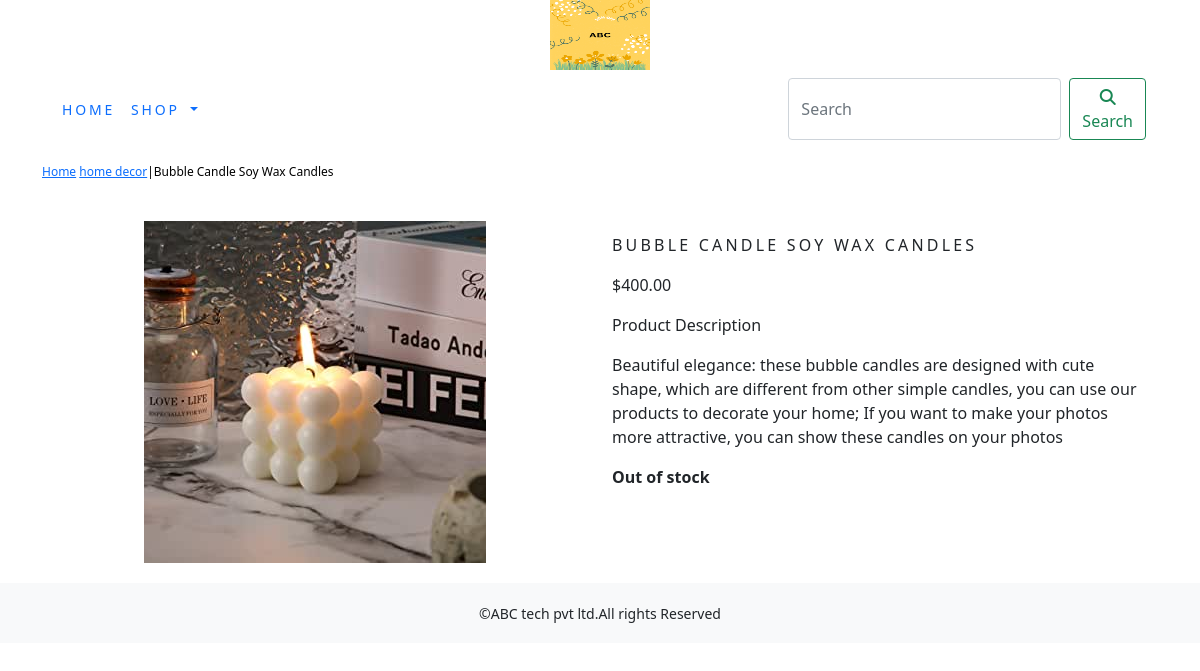
/shop/home-decor/bubble-candle-soy-wax-candles/, run on the app's committed database.
### shop/models.py (models this page shows, shortened)
class Product(models.Model):
    name=models.CharField(max_length=250,unique=True)
    slug=models.SlugField(max_length=250,unique=True)
    description=models.TextField(blank=True)
    price=models.DecimalField(max_digits=10,decimal_places=2)
    category=models.ForeignKey(Category,on_delete=models.CASCADE)
    image = models.ImageField(upload_to='product', blank=True)
    stock=models.IntegerField()
    available=models.BooleanField(default=True)
    created=models.DateTimeField(auto_now_add=True)
    updated=models.DateTimeField(auto_now=True)
    class Meta:
        ordering = ('name',)
        verbose_name = 'product'
        verbose_name_plural = 'products'

class Category(models.Model):
    name=models.CharField(max_length=250,unique=True)
    slug=models.SlugField(max_length=250,unique=True)
    description=models.TextField(blank=True)
    image=models.ImageField(upload_to='category',blank=True)
    class Meta:
        ordering=('name',)
        verbose_name='category'
        verbose_name_plural='categories'
    def get_url(self):
        return reverse('shop:products_by_category',args=[self.slug])
    def __str__(self):
        return  '{}' .format(self.name)

### shop/views.py (the view)
# urls.py: path('<slug:c_slug>/<slug:product_slug>/', views.proDetail, name='prodCatdetail')
def proDetail(request,c_slug,product_slug):
    try:
        product=Product.objects.get(category__slug=c_slug,slug=product_slug)
    except Exception as e:
        raise e
    return render(request,'product.html',{'product':product})

### cart/context_processors.py (called while the page is built)
def counter(request):
    item_count=0
    if 'admin' in request.path:
        return {}
    else:
        try:
            cart=Cart.objects.filter(cart_id=_cart_id(request))
            car_items=CartItem.objects.all().filter(cart=cart[:1])
            for cart_item in car_items:
                item_count += cart_item.quantity
        except Cart.DoesNotExist:
            item_count = 0
    return dict(item_count=item_count)

### cart/views.py (called while the page is built)
def  _cart_id(request):
    cart=request.session.session_key
    if not cart:
        cart=request.session.create()
    return cart

### shop/context_processors.py (called while the page is built)
def menu_links(request):
    links=Category.objects.all()
    return dict(links=links)

### template/product.html (shortened to what this page needs)
{% extends 'base.html' %}
{% load static %}
{% block content %}
<div class="row my_prod_row_class">
        <div class="mx_auto">
                <p><a href="{% url 'shop:allProdCat' %}">Home</a>
                    <a href={{product.category.get_url}}">{{product.category}}</a>|{{product.name}}</p>
        </div>
        <div class="container">
                <br>
                <div class="row">
                        <div class="col-12 col-sm-12 col-md-12 col-lg-6 text-center">
                                <div style="min-width:18rem">
                                        <img src="{{product.image.url}}" alt="{{product.name}}">
                                </div>
                        </div>
                        <div class="col-12 col-sm-12 col-md-12 col-lg-6">
                        <div>
                                <h1 class="my_prod_title">{{product.name}}</h1>
                                <p>${{product.price}}</p>
                                <p class="my_title">Product Description</p>
                                <p class="text-justify my_prod_text">{{product.description}}</p>
                                {% if product.stock <= 0 %}
                                <p class="text-justify my_prod_text"><b>Out of stock</b></p>
                                {% else %}
                                <a class="btn btn-secondary" href="{% url 'cart:add_cart' product.id %}">Add to cart</a>
                                {% endif %}
                        </div>
                </div>
                </div>
        </div>
</div>
{% endblock %}

### static/css/custom.css (style rules this page uses)
body { font-family: 'Roboto', sans-serif; }
.my_prod_row_class { padding-top:15px; padding-bottom:20px; }
.my_prod_row_class .mx_auto { color:#000; font-size:12px; text-decoration:none; }
.my_prod_title { font-size:16px; text-transform:uppercase; letter-spacing:.2em; padding-top:15px; padding-bottom:10px; }
.my_prod_text { padding-right:20px; }

### data on the page
Product: category "home decor", name "Bubble Candle Soy Wax Candles", image (picture), name "BUBBLE CANDLE SOY WAX CANDLES", price "400.00", description "Beautiful elegance: these bubble candles are designed with cute shape, which are different from other simple candles, you can use our products to decorate your home; If you want to make your photos more attractive, you can show these candles on your photos"
